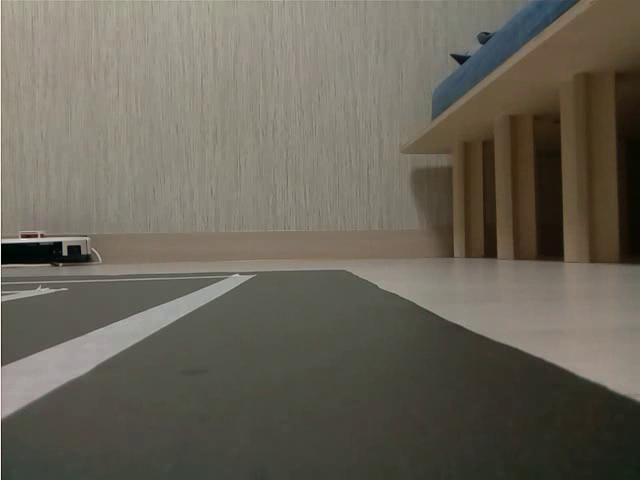
#> input picture frame 7 of lane_detection/samples/video/sample.avi, 640 x 480 px
$ python find_line.py
#> lines starting #> are read from the running program, lines starting #| are printed output that depends on the picture; after the words box and inside, x2 and y2 are one past the last pixel; in counts of white or black regions, pixels touching at a corner belong together
from skimage.draw import line
import numpy as np
import math
import os
import sys
import matplotlib.pyplot as plt
import fire
if '/opt/ros/kinetic/lib/python2.7/dist-packages' in sys.path:
    sys.path.remove('/opt/ros/kinetic/lib/python2.7/dist-packages')
if True:
    import cv2


calibration_matrix = np.array([[308.37228646, 0.,      163.13680689],
                               [0.,    308.91432819, 116.00877425],
                               [0.,    0.,     1.]])
calibration_matrix_inverse = np.linalg.inv(calibration_matrix)
KNOWN_HEIGHT = 0.019
HORIZONTAL_OFFSET = 80


def main(video=True):
#> called with video = True
    if video:
        cap = cv2.VideoCapture('samples/video/sample.avi')
        while(cap.isOpened()):
            ret, frame = cap.read()
#> frame is the input picture: shape (480, 640, 3); mean B, G, R 88.8, 100.2, 105.2
            if frame is None:
                break
            frame = cv2.resize(frame, dsize=(160, 128))
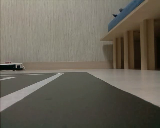
#> frame: shape (128, 160, 3); mean B, G, R 88.5, 99.9, 104.9
            detect_lane(frame)
        cap.release()
    else:
        png_path = "samples/img/"
        png_list = os.listdir(png_path)
        png_list.sort()
        for png_name in png_list:
            img = cv2.imread(png_path + png_name)
            detect_lane(img)


def from_img_to_camera(x, y):
    x_, y_ = x * 320 / 160, (y + HORIZONTAL_OFFSET) * 320 / 128
    v = np.matmul(calibration_matrix_inverse, np.array([x_, y_, 1]))
    return [v[0]*KNOWN_HEIGHT/v[1], KNOWN_HEIGHT, v[2]*KNOWN_HEIGHT/v[1]]


def detect_lane(original_img):
    img = original_img[HORIZONTAL_OFFSET:]
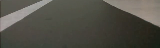
#> img: shape (48, 160, 3); mean B, G, R 70.9, 79.4, 81
    height, width, _ = img.shape
#> height = 48; width = 160
    img_canny = cv2.Canny(img, 100, 200)
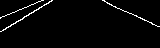
#> img_canny: shape (48, 160); 2.6% white in thin lines or dots, all inside (x1, y1, x2, y2) = (0, 0, 160, 32)
    lines = cv2.HoughLines(img_canny, 1, np.pi/180, 30)
#> lines = [[27, 1.01], [-41, 1.99], [-43, 2.01], [16, 1.17], [-45, 2.02], [-39, 1.97]]
    dist_transform = cv2.distanceTransform(
        255-img_canny, cv2.DIST_L2, 5)
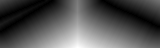
#> dist_transform: shape (48, 160) float32; min 0, max 52.34, mean 16.9; drawn with min black and max white
    if lines is None:
        return
    for i in range(len(lines)):
        for rho, theta in lines[i]:
            if abs(rho) < 10:
                continue
            a = np.cos(theta)
            b = np.sin(theta)
            x0 = a * rho
            y0 = b * rho
            x1 = width - 1
            y1 = int(y0 + (width - 1 - x0) / (-b) * a)
            x2 = 0
            y2 = int(y0 - (-x0)*(a))
            x3 = int(x0 - (height - 1 - y0) / (-a) * (-b))
            y3 = height - 1
            x4 = int(x0 - (-y0) / (-a) * (-b))
            y4 = 0
            point_list = [(x1, y1), (x2, y2), (x3, y3), (x4, y4)]
            filtered_point_list = []
            for point in point_list:
                if 0 <= point[0] < width and 0 <= point[1] < height:
                    filtered_point_list.append(point)
            filtered_point_num = len(filtered_point_list)
            if filtered_point_num > 2:
                def norm(x, y):
                    return (x[0] - y[0]) * (x[0] - y[0]) + (x[1] - y[1]) * (x[1] - y[1])
                max_dist_pts = 0, 0, 0
                for i in range(filtered_point_num - 1):
                    for j in range(filtered_point_num - 1 - i):
                        dist = norm(
                            filtered_point_list[i], filtered_point_list[i+j+1])
                        if max_dist_pts[0] < dist:
                            max_dist_pts = dist, i, i + j + 1
                filtered_point_list = [
                    filtered_point_list[max_dist_pts[1]], filtered_point_list[max_dist_pts[2]]]
            d_line = line(*filtered_point_list[0], *filtered_point_list[1])
            real_line = (dist_transform[d_line[1], d_line[0]] <= 1)
            real_line_points = d_line[0][real_line], d_line[1][real_line]
            # first_pt = from_img_to_camera(
            #     real_line_points[0][0], real_line_points[1][0])
            # end_pt = from_img_to_camera(
            #     real_line_points[0][-1], real_line_points[1][-1])
            # line_theta = np.arctan2(
            #     end_pt[2]-first_pt[2], end_pt[0]-first_pt[0])
            original_img[real_line_points[1]+80,
                         real_line_points[0]] = [255, 0, 0]
#> this loop made 6 passes
    cv2.imshow("img", original_img)
    if cv2.waitKey(100) & 0xFF == ord('q'):
#> (key q is pressed here)
        exit()
#> (the program exits here)

$ run again, starting later in the video
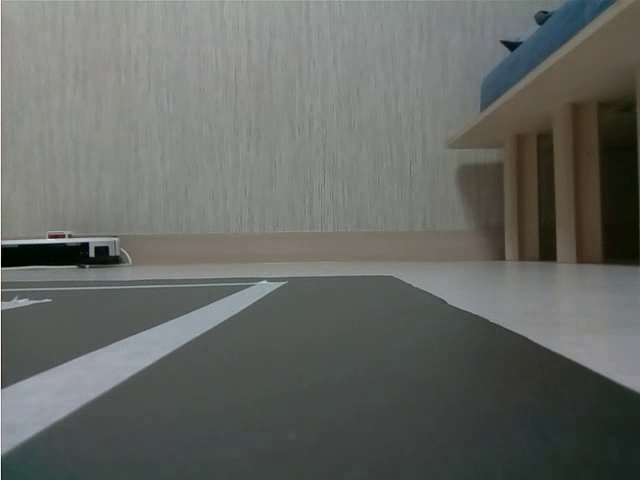
#> input picture frame 35 of lane_detection/samples/video/sample.avi, 640 x 480 px
#> in main, frame is the input picture: shape (480, 640, 3); mean B, G, R 100.5, 104.4, 101.6
#> frame: shape (128, 160, 3)
#> in detect_lane, `img_canny = cv2.Canny(img, 100, 200)`:
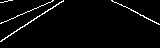
#> img_canny: shape (48, 160); 3.1% white in thin lines or dots, all inside (x1, y1, x2, y2) = (0, 0, 160, 42)
#> lines = [[34, 0.995], [35, 0.977], [21, 1.17], [-51, 2.04], [-53, 2.06], [33, 1.03], [-49, 2.02], [22, 1.13]]
#> in detect_lane, `dist_transform = cv2.distanceTransform( 255-img_canny, cv2.DIST_L2, 5)`:
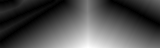
#> dist_transform: shape (48, 160) float32; min 0, max 51.13, mean 15.7; drawn with min black and max white
#> the loop in detect_lane, `for i in range(len(lines)):` made 8 passes
